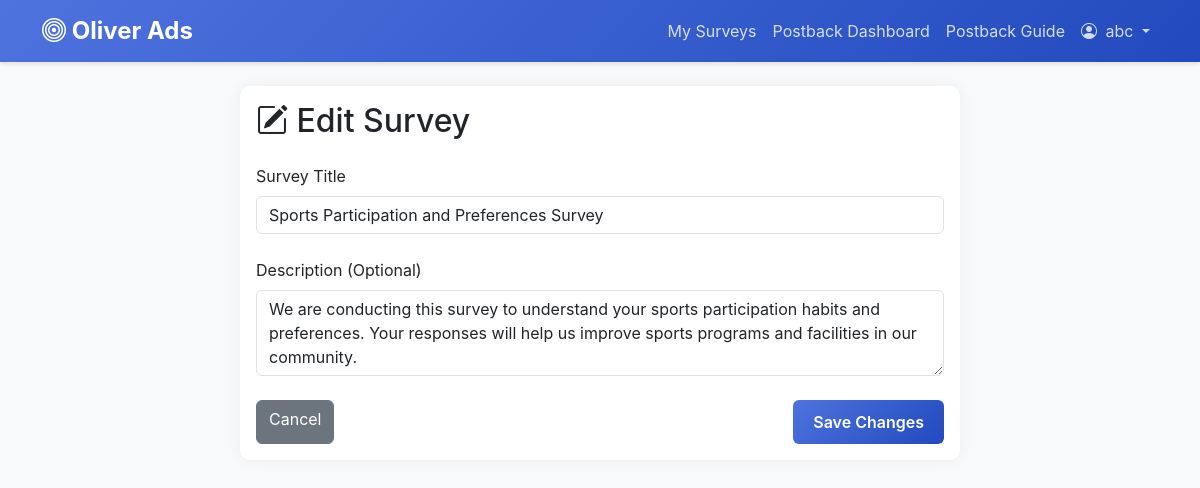
/surveys/1/edit (signed in), run on the app's committed database.
### models.py (models this page shows, shortened)
class User(UserMixin, db.Model):
    id = db.Column(db.Integer, primary_key=True)
    username = db.Column(db.String(80), unique=True, nullable=False)
    password_hash = db.Column(db.String(128))
    is_admin = db.Column(db.Boolean, default=False)
    created_at = db.Column(db.DateTime, default=datetime.utcnow)

class Survey(db.Model):
    id = db.Column(db.Integer, primary_key=True)
    title = db.Column(db.String(200), nullable=False)
    description = db.Column(db.Text)
    creator_id = db.Column(db.Integer, db.ForeignKey('user.id'), nullable=False)
    created_at = db.Column(db.DateTime, default=datetime.utcnow)
    is_active = db.Column(db.Boolean, default=True)
    is_external = db.Column(db.Boolean, default=False)
    external_url = db.Column(db.String(500))
    form_type = db.Column(db.String(50), default='ai_generated')  # 'ai_generated' or 'external'
    creator = db.relationship('User', backref=db.backref('surveys', lazy=True))
    questions = db.relationship('Question', backref='survey', lazy=True, cascade='all, delete-orphan')
    responses = db.relationship('SurveyResponse', backref='survey', lazy=True, cascade='all, delete-orphan')
    postback_configs = db.relationship('PostbackConfig', backref='survey', lazy=True, cascade='all, delete-orphan')
    who_merged = db.Column(MutableDict.as_mutable(JSON), default=dict)
    merged_user_data = db.Column(MutableList.as_mutable(JSON), default=list)

### app.py (the view, shortened to what this page needs)
@app.route('/surveys/<int:survey_id>/edit', methods=['GET', 'POST'])
@login_required
def edit_survey(survey_id):
    survey = Survey.query.get_or_404(survey_id)
    if survey.creator_id != current_user.id and not current_user.is_admin:
        flash('You do not have permission to edit this survey.', 'danger')
        return redirect(url_for('surveys'))
    return render_template('edit_survey.html', survey=survey)

### app.py (called while the page is built)
@login_manager.user_loader
def load_user(user_id):
    return User.query.get(int(user_id))

### templates/edit_survey.html (shortened to what this page needs)
{% extends "base.html" %}
{% block content %}
<div class="container mt-4">
    <div class="row justify-content-center">
        <div class="col-md-8">
            <div class="card">
                <div class="card-body">
                    <h2 class="card-title mb-4">
                        <i class="bi bi-pencil-square"></i> Edit Survey
                    </h2>
                    <form method="POST" class="needs-validation" novalidate>
                        <div class="mb-4">
                            <label for="title" class="form-label">Survey Title</label>
                            <input type="text" class="form-control" id="title" name="title" value="{{ survey.title }}" required>
                        </div>
                        <div class="mb-4">
                            <label for="description" class="form-label">Description (Optional)</label>
                            <textarea class="form-control" id="description" name="description" rows="3">{{ survey.description }}</textarea>
                        </div>
                        <div class="d-flex justify-content-between">
                            <a href="{{ url_for('view_survey', survey_id=survey.id) }}" class="btn btn-secondary">
                                Cancel
                            </a>
                            <button type="submit" class="btn btn-primary">Save Changes</button>
                        </div>
                    </form>
                </div>
            </div>
        </div>
    </div>
</div>
{% endblock %}

### templates/base.html (shortened to what this page needs)
<!DOCTYPE html>
<html lang="en">
<head>
    <link href="https://cdn.jsdelivr.net/npm/bootstrap@5.3.0/dist/css/bootstrap.min.css" rel="stylesheet">
    <link rel="stylesheet" href="https://cdn.jsdelivr.net/npm/bootstrap-icons@1.11.0/font/bootstrap-icons.css">
</head>
<body>
    <nav class="navbar navbar-expand-lg navbar-dark">
        <div class="container">
            <a class="navbar-brand" href="{{ url_for('index') }}">
                <i class="bi bi-bullseye"></i> Oliver Ads
            </a>
            <div class="collapse navbar-collapse" id="navbarSupportedContent">
                <ul class="navbar-nav ms-auto">
                    {% if current_user.is_authenticated %}
                        <li class="nav-item">
                            <a class="nav-link" href="{{ url_for('surveys') }}">My Surveys</a>
                        </li>
                        <li class="nav-item">
                            <a class="nav-link" href="{{ url_for('postback_receiver_dashboard') }}">Postback Dashboard</a>
                        </li>
                        <li class="nav-item">
                            <a class="nav-link" href="{{ url_for('postback_instructions') }}">Postback Guide</a>
                        </li>
                        <li class="nav-item dropdown">
                            <a class="nav-link dropdown-toggle" href="#" id="userDropdown" role="button" data-bs-toggle="dropdown" aria-expanded="false">
                                <i class="bi bi-person-circle me-1"></i> {{ current_user.username }}
                            </a>
                        </li>
                    {% endif %}
                </ul>
            </div>
        </div>
    </nav>
    <div class="container">
        {% block content %}{% endblock %}
    </div>
</body>
</html>

### templates/base.html (style rules this page uses)
:root { --primary-color: #4e73df; --secondary-color: #1cc88a; --dark-color: #5a5c69; }
body { background-color: #f8f9fa; font-family: 'Nunito', -apple-system, BlinkMacSystemFont, "Segoe UI", Roboto, "Helvetica Neue", Arial, sans-serif; }
.navbar { background: linear-gradient(135deg, var(--primary-color), #224abe) !important; box-shadow: 0 2px 4px rgba(0,0,0,0.1); }
.navbar-brand { font-weight: 700; font-size: 1.5rem; }
.card { border: none; border-radius: 10px; box-shadow: 0 0 15px rgba(0,0,0,0.05); transition: transform 0.2s; }
.btn-primary { background: linear-gradient(135deg, var(--primary-color), #224abe); border: none; padding: 10px 20px; font-weight: 600; }
.nav-link { color: rgba(255,255,255,0.8) !important; transition: color 0.2s; }

### data on the page
User: username "abc"
Survey: title "Sports Participation and Preferences Survey", description "We are conducting this survey to understand your sports participation habits and preferences. Your responses will help us improve sports programs and facilities in our community."
